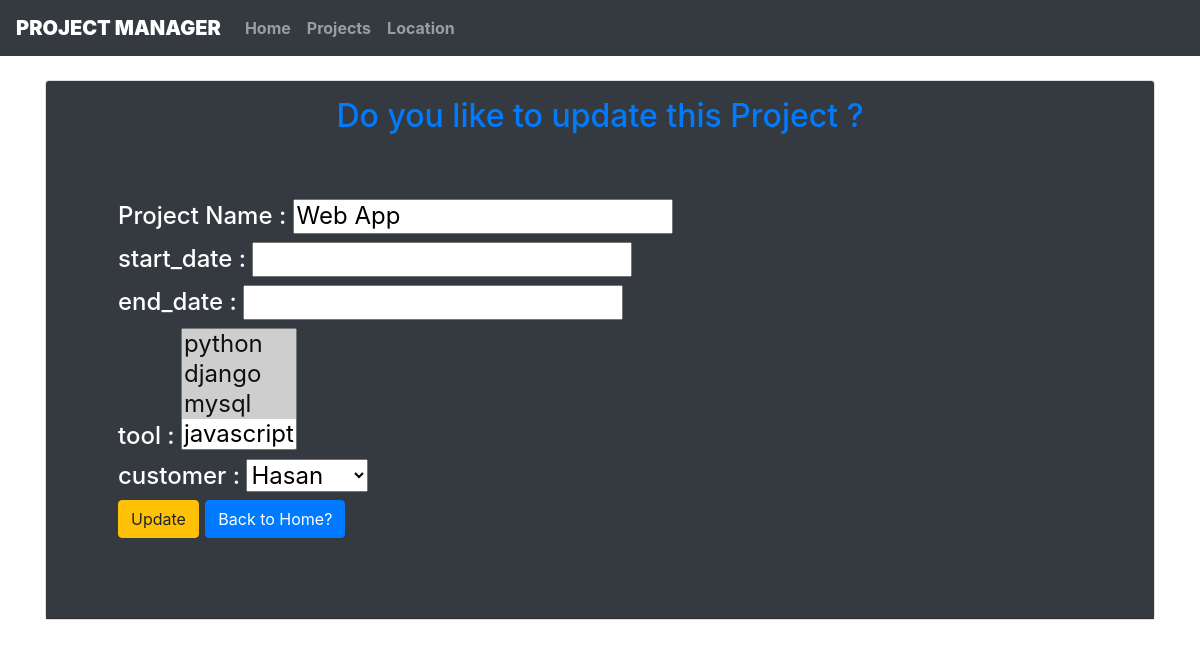
The app's page /project_update/5/, older data.
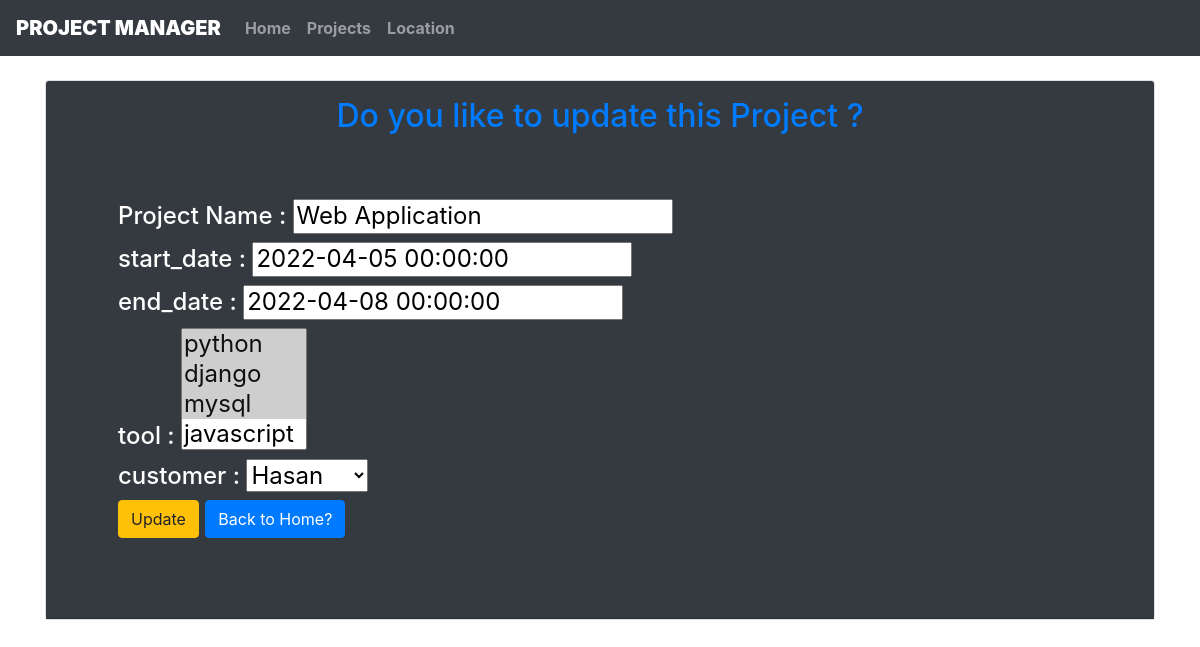
The same page, newer data.
### core/models.py (models this page shows, shortened)
class Project(models.Model):
    project_name = models.CharField(max_length=100, null=True, blank=Tree)
    start_date = models.DateTimeField(null=True, blank=True)
    end_date = models.DateTimeField(null=True, blank=True)
    tool = models.ManyToManyField(Tool, blank=True)
    customer = models.ForeignKey(Customer, null=True, on_delete=models.CASCADE)

### core/views.py (the view)
# urls.py: path('project_update/<int:project_id>/', views.project_update, name="project_update"),
def project_update(request, project_id):
    project_info = Project.objects.get(pk=project_id)
    update_form = form.ProjectForm(instance=project_info)
    if request.method =="POST":
        update_form = form.ProjectForm(request.POST, instance=project_info)
        if update_form.is_valid():
            update_form.save(commit=True)
            return projects(request)
    diction = {'update_form': update_form}
    return render (request, 'core/project_update.html', context=diction)

### core/form.py
class ProjectForm(forms.ModelForm):
    class Meta:
        model = Project
        fields = ['project_name', 'start_date', 'end_date', 'tool', 'customer']

### core/models.py (called while the page is built)
    def __str__(self):
        return self.customer_name

    def __str__(self):
        return self.tool_name

### core/templates/core/project_update.html (shortened to what this page needs)
{% extends 'core/base.html' %}
{% block bodycontent %}
<div class="container mt-4 fw-bolder">
    <div class="card">
        <div class="card-header bg-dark">
            <body class="my_body">
                <body class="my_body">
                    <h2 class="p-1 text-primary text-center mt-0 infohead">Do you like to update this Project {{ project.project_name }}?</h2>
                <div class="p-3 card-body h4">
                <div class="p-3 card-body h4">
                    <form action="" method="POST" class="text-white" >
                        <div class="card-body">
                        <h4 class="text-white">Project Name :  {{ update_form.project_name }}</h4>
                        <h4 class="text-white">start_date : {{ update_form.start_date }}</h4>
                        <h4 class="text-white">end_date : {{ update_form.end_date }}</h4>
                        <h4 class="text-white">tool : {{ update_form.tool }}</h4>
                        <h4 class="text-white">customer : {{ update_form.customer }}</h4>
                        <input type="submit" value="Update" class="btn btn-warning">
                        <a href="{% url 'home' %}" class="btn btn-primary">Back to Home?</a><br>
                        </div>
                </div>
            </div>
        </div>
    </div>
</div>
{% endblock bodycontent %}

Row changes from the older to the newer data that the page shows:
changed Project "Hasan": project_name "Web App" → "Web Application"; start_date (not shown) → "2022-04-05 00:00:00"; end_date (not shown) → "2022-04-08 00:00:00"
